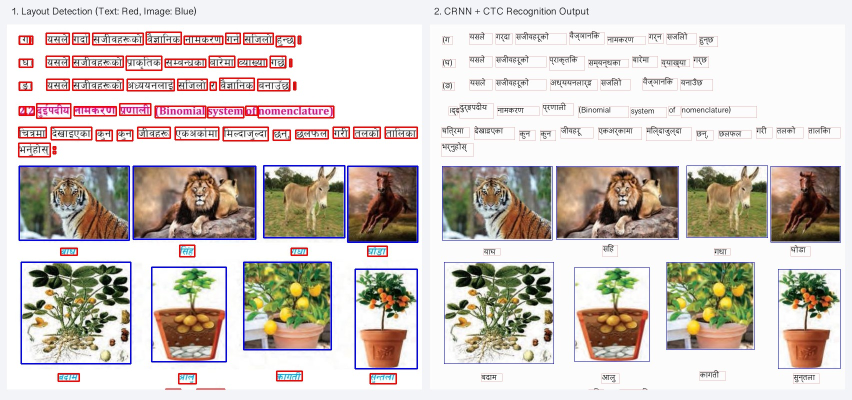
#> input picture assets/gr9sctrain23_detected.jpg, 1704 x 800 px, found by its file name (shown at 1/2 size)
$ python detector.py
#> lines starting #> are read from the running program, lines starting #| are printed output that depends on the picture; after the words box and inside, x2 and y2 are one past the last pixel; in counts of white or black regions, pixels touching at a corner belong together
#> further down, img is the input picture: shape (800, 1704, 3); mean B, G, R 195.5, 200.9, 209.3
### customDataStruct/Rect.py
from __future__ import annotations
import math
from typing import List, Optional, Tuple, Union
from customDataStruct.interfaces import Rectangle


class Rect(Rectangle):
    def __init__(
        self,
        x1: float,
        y1: float,
        x2: float = 0,
        y2: float = 0,
        width: Optional[float] = None,
        height: Optional[float] = None,
        type: str = "text",
        colr: Optional[Tuple[int, int, int]] = None,
    ) -> None:
        raw_x2 = x2 if width is None else x1 + width
        raw_y2 = y2 if height is None else y1 + height
        self.__x1: int = int(min(x1, raw_x2))
        self.__y1: int = int(min(y1, raw_y2))
        self.__x2: int = int(max(x1, raw_x2))
        self.__y2: int = int(max(y1, raw_y2))
        self.colr = colr
        self.type = type

    def width(self) -> int:
        return self.__x2 - self.__x1

    def height(self) -> int:
        return self.__y2 - self.__y1

    def area(self) -> int:
        return max(0, self.width()) * max(0, self.height())

    # [26 lines left out: functions __eq__, __getitem__, not called in this run]

    def isOverlapping(
        self, rect: Rect, padding: Union[int, Tuple[int, int]] = 0
    ) -> bool:
        if isinstance(padding, (int, float)):
            pad_x, pad_y = int(padding), int(padding)
        else:
            pad_x, pad_y = int(padding[0]), int(padding[1])
        return not (
            self.__x1 > rect.__x2 + 2 * pad_x
            or self.__y1 > rect.__y2 + 2 * pad_y
            or self.__x2 < rect.__x1 - 2 * pad_x
            or self.__y2 < rect.__y1 - 2 * pad_y
        )

    def update(
        self, rect: Rect, padding: int = 0, paddedUpdate: bool = True
    ) -> None:
        if not paddedUpdate:
            padding = 0
        self.__x1 = min(self.__x1, rect.__x1) - padding
        self.__y1 = min(self.__y1, rect.__y1) - padding
        self.__x2 = max(self.__x2, rect.__x2) + padding
        self.__y2 = max(self.__y2, rect.__y2) + padding
        if rect.type == "Image":
            self.type = "Image"

    def overlapUpdate(
        self, rect: Rect, padding: Union[int, Tuple[int, int]] = 0
    ) -> bool:
        result = self.isOverlapping(rect, padding)
        if result:
            self.update(rect)
        return result

    def getblocks(self, blocksize: int) -> List[Tuple[int, int]]:
        x1 = max(0, self.__x1 // blocksize)
        y1 = max(0, self.__y1 // blocksize)
        x2 = max(x1 + 1, math.ceil(self.__x2 / blocksize))
        y2 = max(y1 + 1, math.ceil(self.__y2 / blocksize))
        return [(y, x) for y in range(y1, y2) for x in range(x1, x2)]

    def __str__(self) -> str:
        return self.__repr__()

    def __repr__(self) -> str:
        return f"({self.__x1},{self.__y1})[]({self.__x2},{self.__y2})"

### utility.py
"""
Shared constants, image/color helpers, Preeti-to-Unicode conversion, and
character vocabulary mappings for Devanagari/English OCR.
"""
import os
from typing import Dict, List, Sequence, Tuple
import cv2
import numpy as np
from customDataStruct.Rect import Rect

# Rectangle corner indices
lowerLeft = 0
upperLeft = 1
upperRight = 2
lowerRight = 3

# Layout detection thresholds
REJECTWIDTHFRAC = 0.8
REJECTHEIGHTFRAC = 0.8
DETECTREGION = 190
AREAFACTOR = 0.1
TABLEUNIQUECOLOR = 5
COLORREDUCER = 96
IMGMAXSIZE = 1024

CRNNModelPath = os.path.join(
    os.path.dirname(os.path.abspath(__file__)), "crnn_nepali_ocr.pt"
)

L1Distance = lambda p1p2: abs(p1p2[1] - p1p2[0])
L1DistanceFrac = lambda p1p2: L1Distance(p1p2) / max(1e-9, abs(p1p2[0]))


# [6 lines left out: function showImage, not called in this run]


def colorSpread(img8: np.ndarray, pointSet: np.ndarray) -> float:
    """Compute standard deviation of primary channel intensities along a contour."""
    points = pointSet.flatten()
    if len(points) < 2:
        return 0.0
    h, w = img8.shape[:2]
    colors = []
    for i in range(0, len(points), 2):
        px = min(max(0, int(points[i])), w - 1)
        py = min(max(0, int(points[i + 1])), h - 1)
        clr = img8[py, px, 0] if img8.ndim == 3 else img8[py, px]
        colors.append(float(clr))
    return float(np.std(np.array(colors)))


def colorCount(rect: Rect, imgc: np.ndarray) -> Tuple[int, float]:
    """Return `(unique_color_count, std_dev)` inside `rect` on quantized image `imgc`."""
    crop = rect.getImage(imgc)
    if crop.size == 0:
        return 0, 0.0
    flat = crop.reshape(-1, crop.shape[-1]) if crop.ndim == 3 else crop.flatten()
    u = np.unique(flat, axis=0)
    return len(u), float(np.std(flat))


# [16 lines left out: functions cascading, boundingObject, not called in this run]


nepaliKeyBoardPreeti: Dict[str, str] = {
    "a": "ब", "b": "द", "c": "अ", "d": "म", "e": "भ", "f": "ा", "g": "न", "h": "ज", "i": "ष्",
    "j": "व", "k": "प", "l": "ि", "m": "फ", "n": "ल", "o": "य", "p": "उ", "q": "त्र", "r": "च",
    "s": "क", "t": "त", "u": "ग", "v": "ख", "w": "ध", "x": "ह", "y": "थ", "z": "श", "A": "ब्",
    "B": "ध", "C": "ऋ", "D": "म्", "E": "भ्", "F": "ँ", "G": "न्", "H": "ज्", "I": "क्ष्", "J": "व्",
    "K": "प्", "L": "ी", "M": "ः", "N": "ल्", "O": "इ", "P": "ए", "Q": "त्त", "R": "च्", "S": "क्",
    "T": "त्", "U": "ग्", "V": "ख्", "W": "ध्", "X": "ह्", "Y": "थ्", "Z": "श्", "0": "ण्", "1": "ज्ञ",
    "2": "द्द", "3": "घ", "4": "द्ध", "5": "छ", "6": "ट", "7": "ठ", "8": "ड", "9": "ढ",
    "~": "ञ्", "`": "ञ", "!": "१", "@": "२", "#": "३", "$": "४", "%": "५", "^": "६", "&": "७",
    "*": "८", "(": "९", ")": "०", "-": "(", "_": ")", "+": "ं", "[": "ृ", "{": "र्", "]": "े",
    "}": "ै", "\\": "्", "|": "्र", ";": "स", ":": "स्", "'": "ु", '"': "ू", ",": ",", "<": "?",
    ".": "।", ">": "श्र", "/": "र", "?": "रु", "=": ".", "ˆ": "फ्", "Î": "ङ्ख", "å": "द्व", "÷": "/",
    "«": "्र", "»": "्र", "¿": "रू", "°": "ंग", "±": "ं", "³": "ं", "µ": "ं", "¶": "ठ्ठ",
    "·": "ः", "¸": "्र", "º": "ं", "¼": "्र", "½": "्र", "¾": "्र",
}

_PREETI_MULTI_REPLACEMENTS: Tuple[Tuple[str, str], ...] = (
    ("j|m", "क्र"),
    ("k|m", "फ्र"),
    ("km", "फ"),
    ("Qm", "क्त"),
    ("qm", "स्र"),
    ("Iff", "क्षा"),
    ("If", "क्ष"),
    ("1f", "ज्ञा"),
    ("0f", "ण"),
    ("˜", "ऽ"),
)


# [88 lines left out: functions _preeti_token_to_uni, preeti2Uni, not called in this run]

### customDataStruct/RectSet.py
from __future__ import annotations
import math
from typing import Iterator, List, Optional, Tuple, Union
import numpy as np
from customDataStruct.DynamicNP import DynamicNpy
from customDataStruct.num import Num
from customDataStruct.Rect import Rect


class RectSet:
    def __init__(
        self,
        dimension: Union[int, Tuple[int, int]],
        blockSize: int = 200,
        blockMode: bool = True,
        source: Optional[Union[str, np.ndarray]] = None,
    ) -> None:
        self.__blocksize = blockSize
        self.__blockMode = blockMode
        self.__source = source
        self.__image = DynamicNpy(Rect)
        if isinstance(dimension, int):
            dimension = (dimension, dimension)
        self.__dimension = (int(dimension[0]), int(dimension[1]))
        if blockMode:
            grid_dim = (
                math.ceil(self.__dimension[0] / blockSize) + 2,
                math.ceil(self.__dimension[1] / blockSize) + 2,
            )
            self.__indexArray = np.empty(grid_dim, dtype=object)
            self.__indexArray[:] = None

    def _clamp_blocks(
        self, blocks: List[Tuple[int, int]]
    ) -> List[Tuple[int, int]]:
        max_r, max_c = self.__indexArray.shape
        return [
            (r, c) for r, c in blocks if 0 <= r < max_r and 0 <= c < max_c
        ]

    # [4 lines left out: function __eq__, not called in this run]

    def addRect(
        self, rect: Rect, padding: Union[int, Tuple[int, int]] = 0
    ) -> None:
        def updateRect(
            blocks: List[Tuple[int, int]]
        ) -> List[Tuple[int, int]]:
            for block in blocks:
                cell = self.__indexArray[block]
                if cell is None:
                    self.__indexArray[block] = DynamicNpy(Num)
                else:
                    for i in range(cell.size()):
                        index = cell[i]
                        if index is None:
                            continue
                        idx_val = index()
                        if idx_val < 0 or idx_val >= self.__image.size():
                            continue
                        existing = self.__image[idx_val]
                        if (
                            existing is not None
                            and existing.type != "Table"
                            and rect.overlapUpdate(existing, padding)
                        ):
                            old_blocks = self._clamp_blocks(
                                existing.getblocks(self.__blocksize)
                            )
                            self.__image.removeIndex(idx_val)
                            for ob in old_blocks:
                                ob_cell = self.__indexArray[ob]
                                if ob_cell is not None:
                                    for j in range(ob_cell.size()):
                                        entry = ob_cell[j]
                                        if entry is not None and entry() == idx_val:
                                            ob_cell.removeIndex(j)
                            new_blocks = self._clamp_blocks(
                                rect.getblocks(self.__blocksize)
                            )
                            return updateRect(new_blocks)
            return blocks

        if self.__blockMode:
            blocks = self._clamp_blocks(rect.getblocks(self.__blocksize))
            if rect.type != "Table":
                blocks = updateRect(blocks)
            index = Num(self.__image.append(rect))
            for block in blocks:
                if self.__indexArray[block] is None:
                    self.__indexArray[block] = DynamicNpy(Num)
                self.__indexArray[block].append(index)

    def __iter__(self) -> Iterator[Rect]:
        yield from self.__image

    def __repr__(self) -> str:
        return repr(self.__image)

### customDataStruct/DynamicNP.py
"""
Dynamically resizing NumPy object array with free-list slot reuse.
"""
from typing import Iterator, List, Optional
import numpy as np


class DynamicNpy:
    """
    Typed dynamic array backed by a NumPy object buffer.

    Deleted indices are pushed onto `__nullIndex` and reused on subsequent `append`
    calls so external index references remain stable when other elements are removed.
    """

    def __init__(
        self,
        objectType: type,
        initlen: int = 2,
        allowedObjType: Optional[type] = None,
    ) -> None:
        self.__array = np.empty(max(1, initlen), dtype=object)
        self.__array[:] = None
        self.__nullIndex: List[int] = []
        self.__objType = objectType
        self.__lastValueIndex = -1
        self.__allowedObjType = allowedObjType

    def __getitem__(self, index: int):
        if index < 0 or index >= self.size():
            raise IndexError(
                f"Index out of bounds: size is {self.size()} while {index} was requested"
            )
        return self.__array[index]

    def __setitem(self, index: int, value: object) -> int:
        if index >= self.__array.size:
            new_cap = max(2 * index, self.__array.size * 2, 2)
            arr = np.empty(new_cap, dtype=object)
            arr[:] = None
            arr[: self.__array.size] = self.__array
            self.__array = arr

        self.__array[index] = value
        if index > self.__lastValueIndex:
            self.__lastValueIndex = index
        return index

    # [9 lines left out: function __setitem__, not called in this run]

    def append(self, value: object) -> int:
        """Insert `value`, reusing a freed slot if available, and return its index."""
        if not isinstance(value, self.__objType):
            if self.__allowedObjType and isinstance(value, self.__allowedObjType):
                value = self.__objType(value)
            else:
                raise TypeError(
                    f"ValueType Error: expected {self.__objType.__name__}, got {type(value).__name__}"
                )
        if self.__nullIndex:
            index = self.__nullIndex.pop()
        else:
            index = self.__lastValueIndex + 1
        return self.__setitem(index, value)

    def removeIndex(self, index: int) -> None:
        """Mark `index` as empty and push it onto the free-list for reuse."""
        if index < 0 or index >= self.size():
            raise IndexError(
                f"Index out of bounds: size is {self.size()} while {index} was requested"
            )
        if self.__array[index] is not None:
            self.__array[index] = None
            self.__nullIndex.append(index)

    def size(self) -> int:
        """High-water mark of allocated slots (including freed holes)."""
        return self.__lastValueIndex + 1

    # [7 lines left out: function count, not called in this run]

    def __len__(self) -> int:
        return self.count()

    # [10 lines left out: functions __eq__, __iter__, not called in this run]

    def __repr__(self) -> str:
        return repr([obj for obj in self])

### customDataStruct/num.py
"""
Mutable integer wrapper used for shared index references in `RectSet` grid blocks.
"""


class Num:
    """Boxed integer value so multiple spatial-grid cells can reference the same slot."""

    def __init__(self, num: int = 0) -> None:
        self.num = int(num)

    def set(self, num: int) -> None:
        self.num = int(num)

    def __call__(self) -> int:
        return self.num

    # [6 lines left out: function __eq__, not called in this run]

    def __repr__(self) -> str:
        return f"Num({self.num})"

### detector.py
"""
Document layout segmentation using iterative contour thickening and projection profiles.
"""
from typing import Callable, List, Optional, Sequence, Tuple
import cv2
import numpy as np

from customDataStruct.Rect import Rect
from customDataStruct.RectSet import RectSet
from utility import (
    AREAFACTOR,
    DETECTREGION,
    L1DistanceFrac,
    REJECTHEIGHTFRAC,
    REJECTWIDTHFRAC,
    colorCount,
    colorSpread,
    showImage,
)


def contourCorrection(
    imgo: np.ndarray, iteration: int = 2, adaptive: bool = False
) -> Tuple[np.ndarray, list]:
    """
    Threshold `imgo` and draw progressively thicker contours for `iteration` passes.

    Drawing contours back onto the working image bridges small horizontal gaps along
    the Devanagari *shirorekha* (top bar) and attaches upper/lower vowel matras to
    their parent word box.
    """
    img = np.array(imgo, copy=True)
    contours = []
    for i in range(max(1, iteration)):
        imgg = (
            cv2.cvtColor(img, cv2.COLOR_BGR2GRAY)
            if img.ndim == 3
            else img.copy()
        )
        if adaptive:
            imgt = cv2.adaptiveThreshold(
                imgg,
                255,
                cv2.ADAPTIVE_THRESH_GAUSSIAN_C,
                cv2.THRESH_BINARY_INV,
                15,
                8,
            )
        else:
            _, imgt = cv2.threshold(
                imgg, DETECTREGION, 255, cv2.THRESH_BINARY_INV
            )
        contours, _ = cv2.findContours(
            imgt, cv2.RETR_TREE, cv2.CHAIN_APPROX_SIMPLE
        )
        cv2.drawContours(img, contours, -1, (255, 0, 0), i + 2)
    return img, list(contours)


def mergeAndClassify(
    contours: Sequence,
    img8: np.ndarray,
    padding: int = 0,
    imgSource: Optional[str] = None,
    rectsContainer: Optional[RectSet] = None,
    translateVector: Tuple[int, int] = (0, 0),
) -> RectSet:
    """
    Convert OpenCV contours into `Rect` objects, classify each as `'text'`, `'Image'`,
    or `'Table'` based on rectangular fill ratio and quantized HSV color spread, and
    insert into a `RectSet`.
    """
    imgHeight, imgWidth = img8.shape[:2]
    extractedData = (
        rectsContainer
        if rectsContainer is not None
        else RectSet((imgHeight, imgWidth), source=imgSource)
    )
    for contour in contours:
        x, y, w, h = cv2.boundingRect(contour)
        if w <= 2 or h <= 2:
            continue
        newRect = Rect(
            x + translateVector[0],
            y + translateVector[1],
            width=w,
            height=h,
        )
        if w < REJECTWIDTHFRAC * imgWidth and h < REJECTHEIGHTFRAC * imgHeight:
            cspr = colorSpread(img8, contour)
            c_area = cv2.contourArea(contour)
            if L1DistanceFrac((newRect.area(), c_area)) < AREAFACTOR:
                newRect.type = "Table" if cspr == 0 else "Image"
            if newRect.type == "text" and cspr > 14:
                cCnt, _ = colorCount(newRect, img8)
                if cCnt > 12:
                    newRect.type = "Image"
            extractedData.addRect(newRect, padding)
    return extractedData


def doubleContourDetect(
    img_o: np.ndarray,
    padding: int = 0,
    iteration: int = 2,
    imgSource: Optional[str] = None,
) -> RectSet:
    """Run two-pass contour thickening followed by spatial merging and region classification."""
#> called with padding = 0, iteration = 2
    img = np.array(img_o, copy=True)
    img8 = (img // 64) * 64 + 32
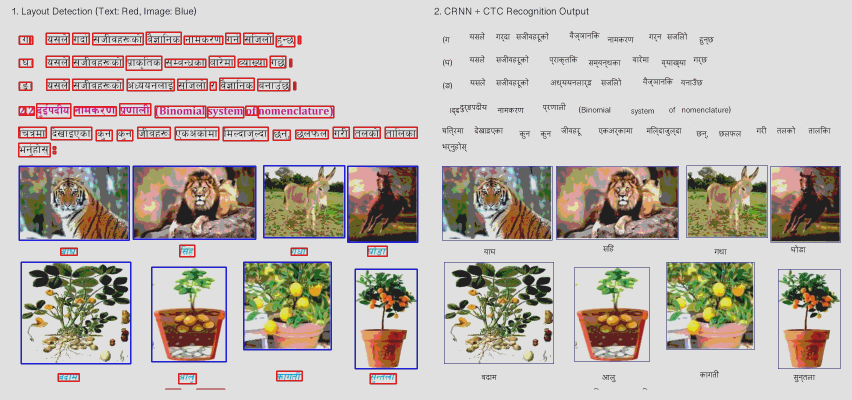
#> img8: shape (800, 1704, 3) (shown at 1/2 size); mean B, G, R 179, 184.9, 192.6
    img8 = cv2.cvtColor(img8, cv2.COLOR_BGR2HSV)
#> img8: shape (800, 1704, 3); mean H, S, V 7.4, 33.7, 197
    img, contours = contourCorrection(img, iteration=iteration)
#> the loop in contourCorrection, `for i in range(max(1, iteration)):` made 2 passes
#> pass 1, in contourCorrection, `imgg = ( cv2.cvtColor(img, cv2.COLOR_BGR2GRAY) if img.ndim == 3 else i..`:
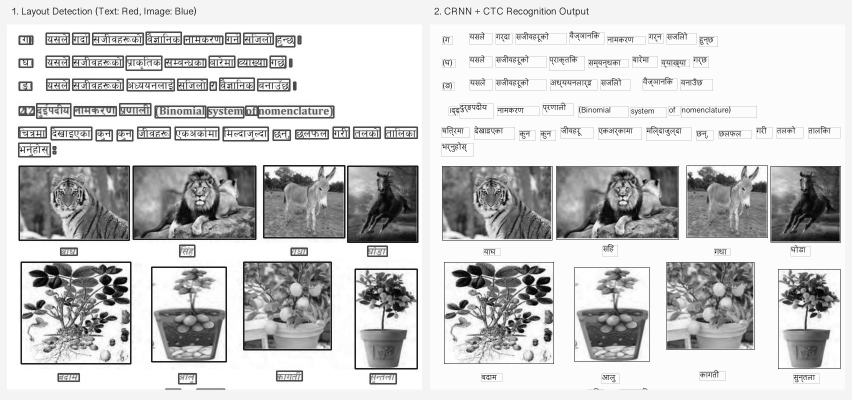
#> imgg: shape (800, 1704) (shown at 1/2 size); min 0, max 255, mean 202.8
#> pass 1, in contourCorrection, `_, imgt = cv2.threshold( imgg, DETECTREGION, 255, cv2.THRESH_BINARY_IN..`:
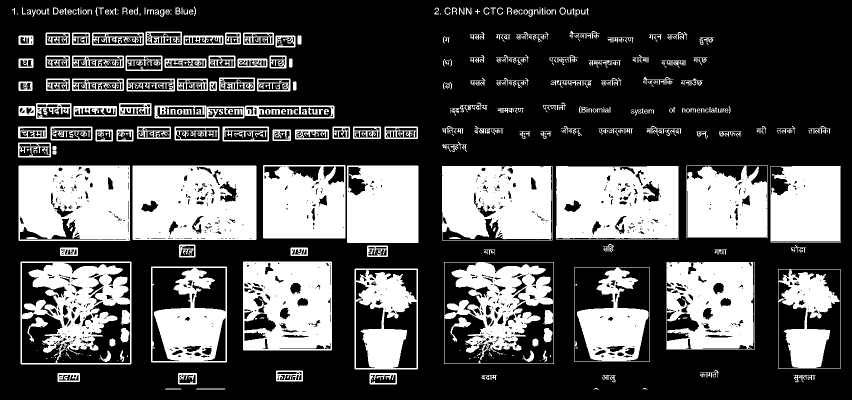
#> imgt: shape (800, 1704) (shown at 1/2 size); 31% white; 377 white regions (125 under 20 px), largest, box (x1, y1, x2, y2) and area: (265, 331, 513, 480) 34119, (1112, 332, 1358, 479) 32696, (37, 331, 260, 482) 30490
#> pass 2, in contourCorrection, `imgg = ( cv2.cvtColor(img, cv2.COLOR_BGR2GRAY) if img.ndim == 3 else i..`:
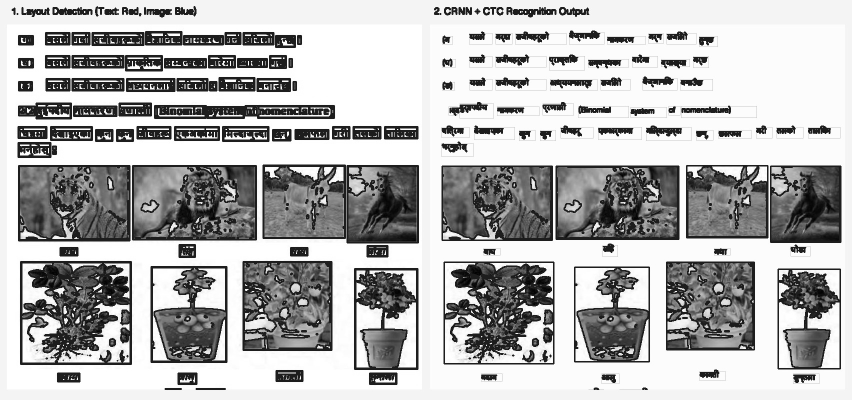
#> imgg: shape (800, 1704) (shown at 1/2 size); min 0, max 255, mean 180.8
#> pass 2, in contourCorrection, `_, imgt = cv2.threshold( imgg, DETECTREGION, 255, cv2.THRESH_BINARY_IN..`:
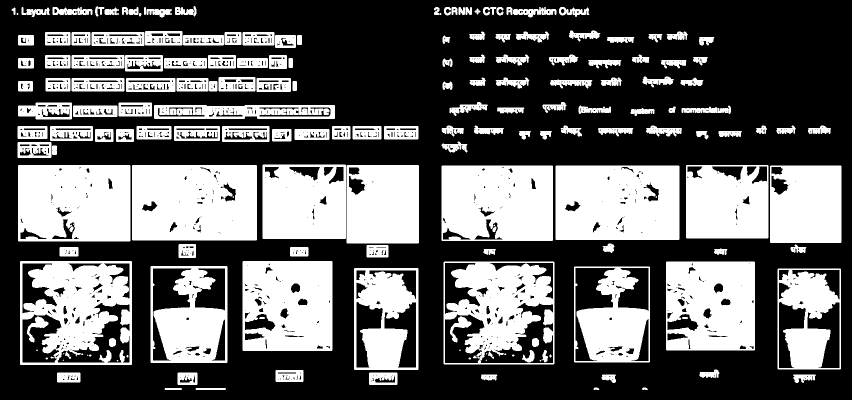
#> imgt: shape (800, 1704) (shown at 1/2 size); 38% white; 179 white regions (19 under 20 px)
#> after the loop in contourCorrection, `for i in range(max(1, iteration)):`:
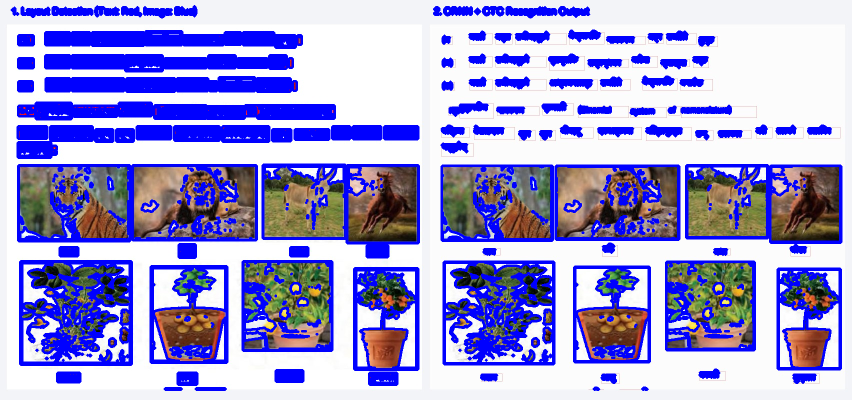
#> img: shape (800, 1704, 3) (shown at 1/2 size); mean B, G, R 214, 157.1, 160.6
#> contours = 1451 contours, 873 with area under 20; largest, box (x1, y1, x2, y2) and area: (40, 522, 264, 730) 46159, (887, 523, 1109, 729) 45303, (264, 330, 514, 481) 37348, (1111, 331, 1359, 480) 36554, (36, 330, 261, 483) 34046
    return mergeAndClassify(contours, img8, padding, imgSource)
#> the loop in mergeAndClassify, `for contour in contours:` made 21 passes
#> (x, y, raw_x2 in Rect, raw_y2 in Rect, cspr, c_area) on passes 2, 10: (329, 776, 364, 780, 0, 100), (1203, 749, 1232, 766, 0, 300.5)
#> (x, y, raw_x2 in Rect, raw_y2 in Rect, cspr, c_area) on passes 3, 5: (1284, 775, 1296, 780, 0, 33.5), (1586, 749, 1632, 766, 0, 452.5)


# [35 lines left out: function contourRectDetect, not called in this run]


def customDetector(rectDetection: Callable):
    return lambda img: rectDetection(img)


# [120 lines left out: functions getPeaks, getAllLines, detectLines, detectBylines, detect, annotateDetectedRegions, not called in this run]


if __name__ == "__main__":
    sample_path = "gr9sctrain23_detected.jpg"
    img = cv2.imread(sample_path)
    if img is not None:
#> (the run stopped early here; a loop or call above may not have finished)
